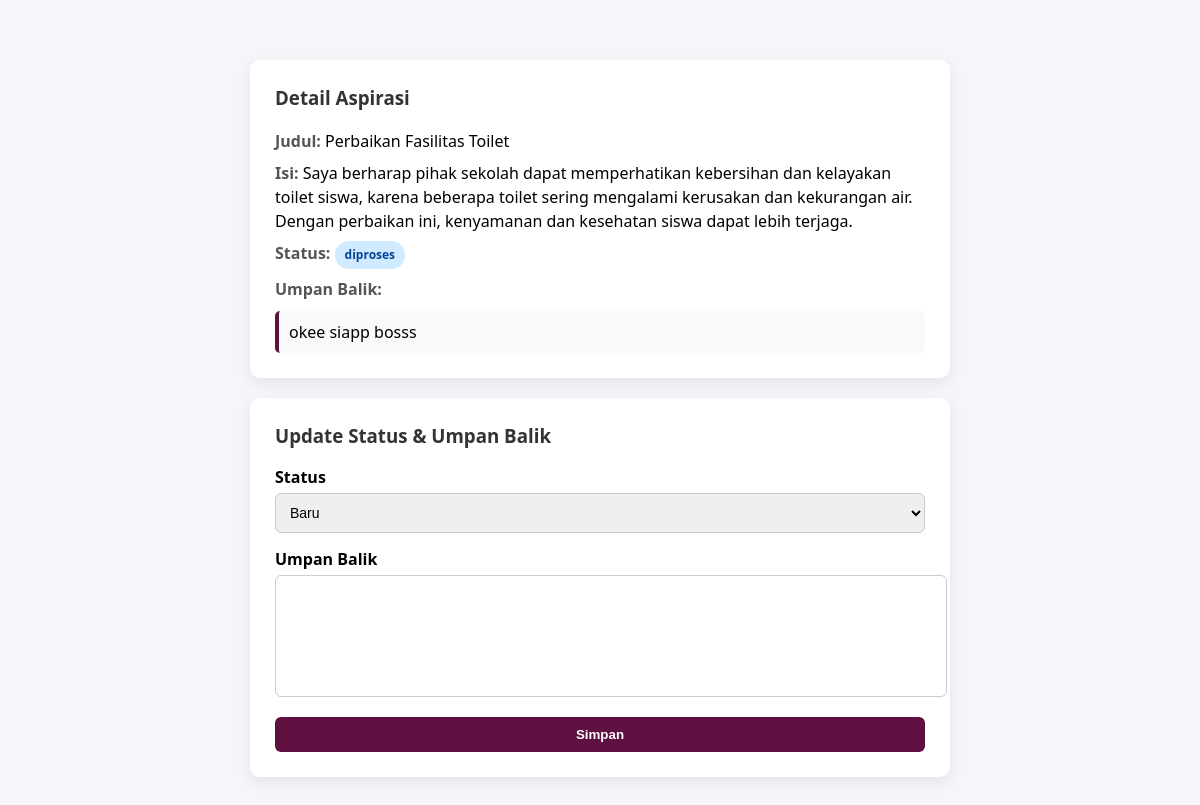
The app's page /Index.php?controller=AdminController&action=detail&id=1 (signed in) with its own data.
### tables this page shows
CREATE TABLE `aspirasi` (
  `id_aspirasi` int(11) NOT NULL,
  `id_user` int(11) NOT NULL,
  `id_kategori` int(11) NOT NULL,
  `judul` varchar(150) NOT NULL,
  `isi` text NOT NULL,
  `tanggal` datetime DEFAULT current_timestamp(),
  `status` enum('baru','diproses','selesai') DEFAULT 'baru'
);

CREATE TABLE `umpan_balik` (
  `id_feedback` int(11) NOT NULL,
  `id_aspirasi` int(11) NOT NULL,
  `pesan` text NOT NULL,
  `tanggal` datetime DEFAULT current_timestamp()
);

### app/controllers/AdminController.php (called while the page is built, shortened)
<?php
require_once 'app/models/AspirasiModel.php';
class AdminController {
    public function detail() {
        $model = new AspirasiModel();
        $data = $model->getById($_GET['id']);
        $feedback = $model->getFeedback($_GET['id']);
        include 'app/views/admin/DetailAspirasi.php';
    }
}

### Index.php (called while the page is built, shortened)
<?php
$action     = $_GET['action'] ?? 'index';
$obj = new $controller();
$obj->$action();

### app/models/Koneksi.php (called while the page is built, shortened)
<?php
class Koneksi {
    private $host = "localhost";
    private $user = "root";
    private $pass = "";
    private $db   = "pengaduan_sekolah";
    public function __construct() {
        $this->conn = new mysqli(
            $this->host,
            $this->user,
            $this->pass,
            $this->db
        );
    }
}

### app/models/AspirasiModel.php (called while the page is built, shortened)
<?php
require_once __DIR__ . '/Koneksi.php';
class AspirasiModel extends Koneksi {
    public function getById($id) {
        $query = "SELECT * FROM aspirasi WHERE id_aspirasi = '$id'";
        $result = $this->conn->query($query);
        return $result->fetch_assoc();
    }
    public function getFeedback($id_aspirasi) {
        $result = $this->conn->query(
            "SELECT * FROM umpan_balik WHERE id_aspirasi = '$id_aspirasi'"
        );
        return $result->fetch_assoc();
    }
}

### app/views/admin/DetailAspirasi.php (the view, shortened to what this page needs)
<!DOCTYPE html>
<html lang="id">
<head>
</head>
<body>
<div class="container">
    <div class="card">
        <h3>Detail Aspirasi</h3>
        <div class="detail">
            <p><span class="label">Judul:</span> <?= $data['judul']; ?></p>
            <p><span class="label">Isi:</span> <?= $data['isi']; ?></p>
            <p>
                <span class="label">Status:</span>
                <span class="status <?= strtolower($data['status']); ?>">
                    <?= $data['status']; ?>
                </span>
            </p>
            <?php if ($feedback): ?>
                <p class="label">Umpan Balik:</p>
                <div class="feedback-box">
                    <?= $feedback['pesan']; ?>
                </div>
            <?php endif; ?>
        </div>
    </div>
    <div class="card">
        <h3>Update Status & Umpan Balik</h3>
        <form method="post" action="Index.php?controller=AdminController&action=proses">
            <label>Status</label>
            <select name="status">
                <option value="baru">Baru</option>
            </select>
            <label>Umpan Balik</label>
            <textarea name="pesan" required></textarea>
            <button type="submit" class="btn">Simpan</button>
        </form>
    </div>
</div>
</body>
</html>

### app/views/admin/DetailAspirasi.php (style rules this page uses)
body { margin: 0; font-family: 'Segoe UI', sans-serif; background: #f4f6f9; }
.container { max-width: 700px; margin: 40px auto; padding: 20px; }
.card { background: #fff; border-radius: 10px; padding: 25px; box-shadow: 0 5px 15px rgba(0,0,0,0.08); margin-bottom: 20px; }
h3 { margin-top: 0; color: #333; }
.detail p { margin: 8px 0; line-height: 1.5; }
.label { font-weight: bold; color: #555; }
.status { padding: 5px 10px; border-radius: 15px; font-size: 12px; font-weight: bold; display: inline-block; }
.status.diproses { background: #d0ebff; color: #084298; }
label { font-weight: bold; display: block; margin-top: 15px; margin-bottom: 5px; }
select, textarea { width: 100%; padding: 10px; border-radius: 6px; border: 1px solid #ccc; font-size: 14px; }
textarea { height: 100px; resize: none; }
.btn { margin-top: 15px; padding: 10px; border: none; border-radius: 6px; background: #5f0f40; color: #fff; font-weight: bold; cursor: pointer; width: 100%; transition: 0.3s; }
.feedback-box { background: #f8f9fa; padding: 10px; border-left: 4px solid #5f0f40; margin-top: 10px; border-radius: 5px; }

### records on screen
aspirasi: judul "Perbaikan Fasilitas Toilet", isi "Saya berharap pihak sekolah dapat memperhatikan kebersihan dan kelayakan toilet siswa, karena beberapa toilet sering mengalami kerusakan dan kekurangan air. Dengan perbaikan ini, kenyamanan dan kesehatan siswa dapat lebih terjaga.", status "diproses"
umpan_balik: pesan "okee siapp bosss"
